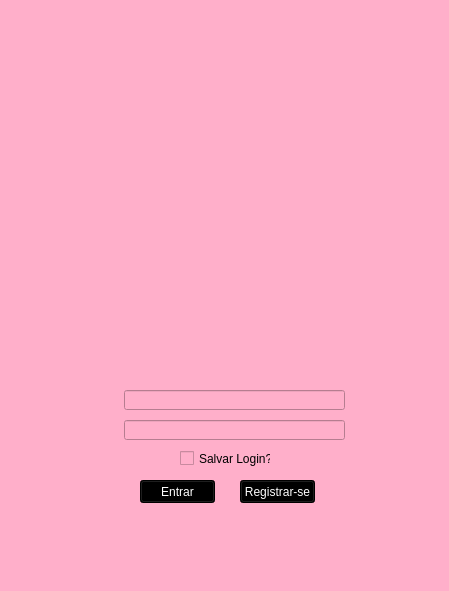
<?xml version="1.0" encoding="UTF-8"?>
<ui version="4.0">
 <class>Form</class>
 <widget class="QWidget" name="Form">
  <property name="enabled">
   <bool>true</bool>
  </property>
  <property name="geometry">
   <rect>
    <x>0</x>
    <y>0</y>
    <width>449</width>
    <height>591</height>
   </rect>
  </property>
  <property name="maximumSize">
   <size>
    <width>600</width>
    <height>600</height>
   </size>
  </property>
  <property name="baseSize">
   <size>
    <width>0</width>
    <height>0</height>
   </size>
  </property>
  <property name="cursor">
   <cursorShape>UpArrowCursor</cursorShape>
  </property>
  <property name="windowTitle">
   <string>Login</string>
  </property>
  <property name="windowIcon">
   <iconset>
    <normaloff>../projeto_lf/python/imgs/mouse-face-apple.png</normaloff>../projeto_lf/python/imgs/mouse-face-apple.png</iconset>
  </property>
  <property name="autoFillBackground">
   <bool>false</bool>
  </property>
  <property name="styleSheet">
   <string notr="true">backgroud-color: rgb(255, 175, 202);
background-color: rgb(255, 175, 202);
</string>
  </property>
  <widget class="QLabel" name="label_3">
   <property name="geometry">
    <rect>
     <x>90</x>
     <y>390</y>
     <width>21</width>
     <height>20</height>
    </rect>
   </property>
   <property name="text">
    <string/>
   </property>
   <property name="pixmap">
    <pixmap>imgs/user.png</pixmap>
   </property>
  </widget>
  <widget class="QLineEdit" name="lineEdit">
   <property name="geometry">
    <rect>
     <x>124</x>
     <y>390</y>
     <width>221</width>
     <height>20</height>
    </rect>
   </property>
   <property name="font">
    <font>
     <family>Arial</family>
     <pointsize>11</pointsize>
    </font>
   </property>
   <property name="placeholderText">
    <string/>
   </property>
  </widget>
  <widget class="QLineEdit" name="lineEdit_2">
   <property name="geometry">
    <rect>
     <x>124</x>
     <y>420</y>
     <width>221</width>
     <height>20</height>
    </rect>
   </property>
   <property name="font">
    <font>
     <family>Arial</family>
     <pointsize>10</pointsize>
    </font>
   </property>
   <property name="styleSheet">
    <string notr="true">border-radius 10px;
</string>
   </property>
   <property name="text">
    <string/>
   </property>
   <property name="frame">
    <bool>true</bool>
   </property>
   <property name="echoMode">
    <enum>QLineEdit::Password</enum>
   </property>
  </widget>
  <widget class="QLabel" name="label_2">
   <property name="geometry">
    <rect>
     <x>90</x>
     <y>419</y>
     <width>21</width>
     <height>21</height>
    </rect>
   </property>
   <property name="text">
    <string/>
   </property>
   <property name="pixmap">
    <pixmap>imgs/cadeado20.png</pixmap>
   </property>
  </widget>
  <widget class="QPushButton" name="botao_entra">
   <property name="geometry">
    <rect>
     <x>140</x>
     <y>480</y>
     <width>75</width>
     <height>23</height>
    </rect>
   </property>
   <property name="styleSheet">
    <string notr="true">background-color: #000000;
color: #ffffff;
</string>
   </property>
   <property name="text">
    <string>Entrar</string>
   </property>
   <property name="autoRepeat">
    <bool>false</bool>
   </property>
   <property name="autoDefault">
    <bool>true</bool>
   </property>
   <property name="default">
    <bool>false</bool>
   </property>
   <property name="flat">
    <bool>false</bool>
   </property>
  </widget>
  <widget class="QPushButton" name="pushButton_2">
   <property name="geometry">
    <rect>
     <x>240</x>
     <y>480</y>
     <width>75</width>
     <height>23</height>
    </rect>
   </property>
   <property name="styleSheet">
    <string notr="true">background-color: #000000;
color: #ffffff;
</string>
   </property>
   <property name="text">
    <string>Registrar-se</string>
   </property>
  </widget>
  <widget class="QCheckBox" name="checkBox">
   <property name="geometry">
    <rect>
     <x>180</x>
     <y>450</y>
     <width>91</width>
     <height>17</height>
    </rect>
   </property>
   <property name="text">
    <string>Salvar Login?</string>
   </property>
  </widget>
  <widget class="QLabel" name="label_4">
   <property name="geometry">
    <rect>
     <x>54</x>
     <y>95</y>
     <width>341</width>
     <height>241</height>
    </rect>
   </property>
   <property name="text">
    <string/>
   </property>
   <property name="pixmap">
    <pixmap>C:/Users/889067/Downloads/LOGO-removebg-preview.png</pixmap>
   </property>
   <property name="scaledContents">
    <bool>true</bool>
   </property>
  </widget>
  <widget class="QLabel" name="label">
   <property name="geometry">
    <rect>
     <x>93</x>
     <y>421</y>
     <width>33</width>
     <height>17</height>
    </rect>
   </property>
   <property name="text">
    <string/>
   </property>
   <property name="pixmap">
    <pixmap>C:/Users/889067/Downloads/Cadeado-removebg-preview.png</pixmap>
   </property>
   <property name="scaledContents">
    <bool>true</bool>
   </property>
  </widget>
  <widget class="QLabel" name="label_5">
   <property name="geometry">
    <rect>
     <x>91</x>
     <y>389</y>
     <width>35</width>
     <height>23</height>
    </rect>
   </property>
   <property name="text">
    <string/>
   </property>
   <property name="pixmap">
    <pixmap>C:/Users/889067/Downloads/userpp-removebg-preview.png</pixmap>
   </property>
   <property name="scaledContents">
    <bool>true</bool>
   </property>
  </widget>
  <widget class="QLabel" name="label_6">
   <property name="geometry">
    <rect>
     <x>10</x>
     <y>510</y>
     <width>91</width>
     <height>81</height>
    </rect>
   </property>
   <property name="text">
    <string/>
   </property>
   <property name="pixmap">
    <pixmap>C:/Users/889067/Downloads/2-removebg-preview.png</pixmap>
   </property>
   <property name="scaledContents">
    <bool>true</bool>
   </property>
  </widget>
  <widget class="QLabel" name="label_7">
   <property name="geometry">
    <rect>
     <x>351</x>
     <y>510</y>
     <width>91</width>
     <height>81</height>
    </rect>
   </property>
   <property name="text">
    <string/>
   </property>
   <property name="pixmap">
    <pixmap>C:/Users/889067/Downloads/2-removebg-preview.png</pixmap>
   </property>
   <property name="scaledContents">
    <bool>true</bool>
   </property>
  </widget>
  <zorder>label_3</zorder>
  <zorder>label_2</zorder>
  <zorder>botao_entra</zorder>
  <zorder>pushButton_2</zorder>
  <zorder>checkBox</zorder>
  <zorder>label_4</zorder>
  <zorder>label</zorder>
  <zorder>label_5</zorder>
  <zorder>lineEdit</zorder>
  <zorder>lineEdit_2</zorder>
  <zorder>label_6</zorder>
  <zorder>label_7</zorder>
 </widget>
 <resources/>
 <connections>
  <connection>
   <sender>botao_entra</sender>
   <signal>clicked()</signal>
   <receiver>Form</receiver>
   <slot>hide()</slot>
   <hints>
    <hint type="sourcelabel">
     <x>177</x>
     <y>491</y>
    </hint>
    <hint type="destinationlabel">
     <x>224</x>
     <y>295</y>
    </hint>
   </hints>
  </connection>
 </connections>
 <slots>
  <slot>slot1()</slot>
 </slots>
</ui>
